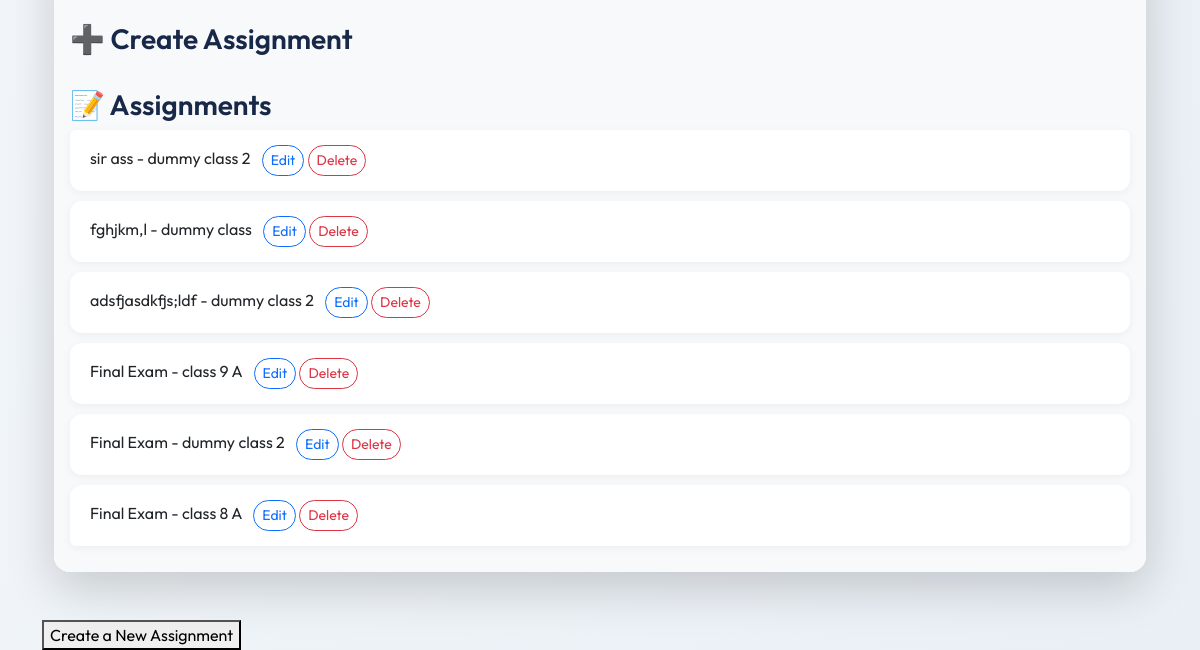
/user/teacher/dashboard/ (signed in, lower part), run on an earlier commit of the app's database.
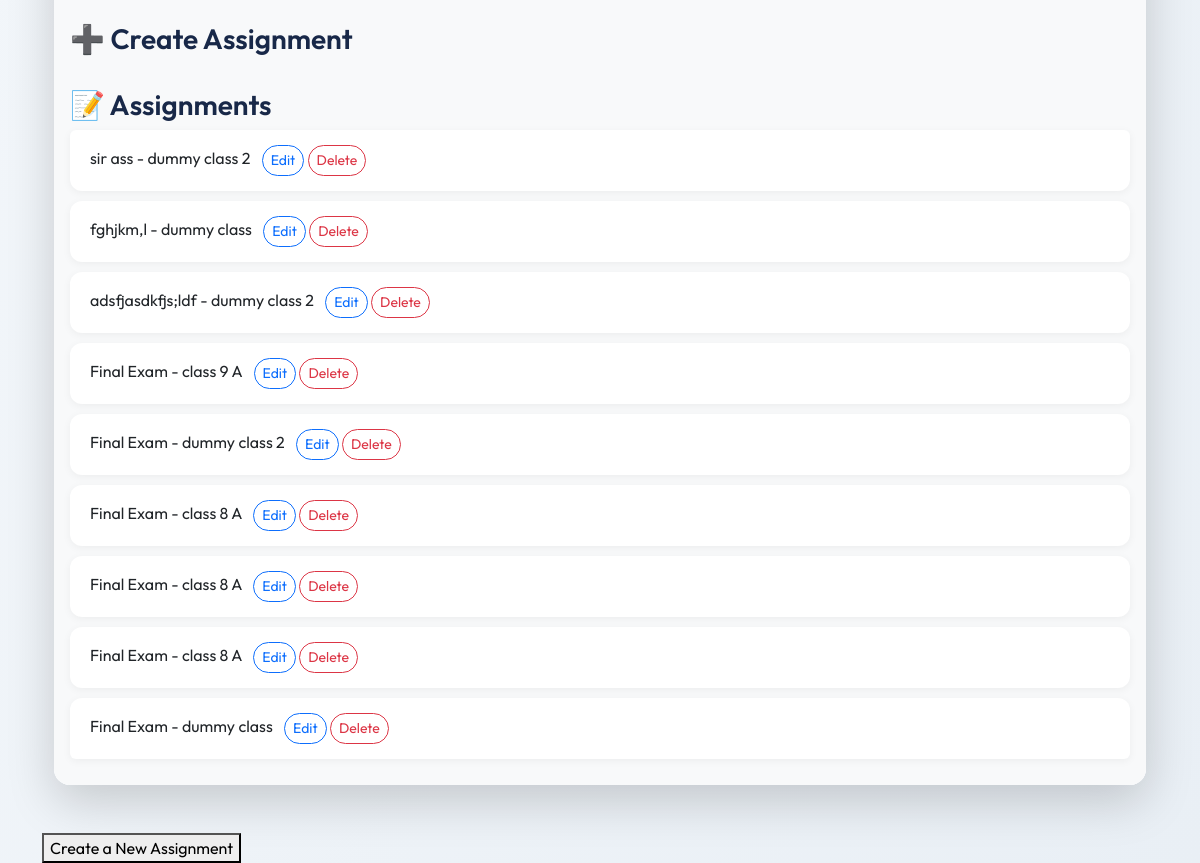
And on a later commit of the database.
### assignments/models.py (models this page shows, shortened)
class Assignment(models.Model):
    title = models.CharField(max_length=255, verbose_name='Title')
    description = models.TextField(verbose_name='Description', blank=True, null=True)
    due_date = models.DateTimeField(validators=[validate_due_date])
    created_at = models.DateTimeField(auto_now_add=True)
    teacher = models.ForeignKey(
        User,
        on_delete=CASCADE,
        limit_choices_to={'role': 'teacher'},
        related_name='assignments',
        blank=True,
        null=True
    )
    assigned_class = models.ForeignKey(
        ClassRoom,
        on_delete=CASCADE,
        related_name='assignments')
    questions = models.ManyToManyField(
        AssignmentQuestion,
        through = 'AssignmentQuestionThrough',
        related_name = 'assignments'
    )

### school/models.py (models this page shows, shortened)
class ClassRoom(models.Model):
    name = models.CharField(max_length=100)
    grade_level= models.IntegerField(validators=[validate_grade_level])
    school = models.ForeignKey(School, on_delete=models.CASCADE, related_name='classes')
    assigned_teacher = models.ForeignKey(
        User,
        on_delete=models.SET_NULL,
        null=True,
        blank=True,
        limit_choices_to={'role': 'teacher'},
        related_name='teaching_classes'
    )
    students = models.ManyToManyField(
        User,
        blank=True,
        limit_choices_to={'role': 'student'},
        related_name='enrolled_classes'
    )
    is_active = models.BooleanField(default=True, verbose_name="Is Active")
    created_at = models.DateTimeField(auto_now_add=True)
    class Meta:
        unique_together = ('name', 'school')  #here ensuring classname should be unique, we fullfilled one section or multiple section requirements here
    def __str__(self):
        return f"{self.name} - Grade {self.grade_level} ({self.school.name})"

### users/views.py (the view, shortened to what this page needs)
# urls.py: path('teacher/dashboard/', TeacherDashboardView.as_view(), name='teacher_dashboard'),
@method_decorator(teacher_required, name='dispatch')
class TeacherDashboardView(View):
    template_name = 'teacher_dashboard.html'
    def get(self, request):
        if request.user.role !='teacher':
            return HttpResponse("this moduel is only for teacher")
        name_is, email_is, temp = teacher_basic_info(request)
        class_filter = request.GET.get('class_id')
        classes = request.user.teaching_classes.all()
        if class_filter:
            questions = AssignmentQuestion.objects.filter(teacher = request.user, assigned_class__id = class_filter)
            assignments = Assignment.objects.filter(teacher = request.user, assigned_class__id = class_filter)
        else:
            questions = AssignmentQuestion.objects.filter(teacher = request.user)
            assignments = Assignment.objects.filter(teacher=request.user)
        question_forms = {
            q.id: AssignmentQuestionInLineForm(instance=q, user=request.user)
            for q in questions
        }
        context = {
            'classes': classes,
            'selected_class_id':class_filter,
            "assignment_form": AssignmentForm(request = request),
            "question_form":AssignmentQuestionInLineForm(user=request.user),
            'question_forms' : question_forms,
            'assignments' : assignments,
            'questions': questions,
            "name_is": name_is,
            "email_is": email_is,
            'total_classes': temp
        }
        return render(request, self.template_name, context)

### users/templatetags/custom_filters.py (called while the page is built)
@register.filter
def get_item(dictionary, key):
    return dictionary.get(key)

### users/views.py (called while the page is built)
def teacher_basic_info(request):
    role_is = request.user.role
    name_is = request.user.full_name
    email_is = request.user.email
    all_classes_of_teacher = ClassRoom.objects.filter(assigned_teacher__email__iexact=email_is)
    temp = 0
    for class_ in all_classes_of_teacher:
        temp += 1
    return name_is, email_is, temp

### users/templates/teacher_dashboard.html (shortened to what this page needs)
{% extends 'base.html' %}
{% load custom_filters %}
{% block content %}
<div class="container py-5">
    <div class="card shadow-lg border-0 rounded-4">
        <div class="card-body bg-light rounded-bottom-4">
            <h3>➕ Create Assignment</h3>
            <h3>📝 Assignments</h3>
            <ul class="list-group">
                {% for a in assignments %}
                <li class="list-group-item">
                    <div id="assignment-display-{{ a.id }}">
                        {{ a.title }} - {{ a.assigned_class.name }}
                        <button class="btn btn-sm btn-outline-primary ms-2"
                                onclick="toggleEditForm('{{ a.id }}', 'assignment')">Edit
                        </button>
                        <form method="post" style="display:inline;">
                            <button class="btn btn-sm btn-outline-danger" type="submit">Delete</button>
                        </form>
                    </div>
                </li>
                {% empty %}
                <li class="list-group-item text-muted">No assignments available.</li>
                {% endfor %}
            </ul>
        </div>
    </div>
</div>
<div>
    <a href="{% url 'assignment_create_view' %}">
        <button type="button" >Create a New Assignment</button>
    </a>
</div>
{% endblock %}

### core/templates/base.html (shortened to what this page needs)
{% load static %}
<!DOCTYPE html>
<html lang="en">
<head>
    <link rel="stylesheet" href="{% static 'bootstrap/css/bootstrap.min.css' %}">
    <link rel="stylesheet" href="https://cdn.jsdelivr.net/npm/bootstrap@5.3.0/dist/css/bootstrap.min.css">
</head>
<body>
<div class="container mt-4">
    {% block content %}
    {% endblock %}
</div>
</body>
</html>

### users/templates/teacher_dashboard.html (style rules this page uses)
body { font-family: 'Outfit', sans-serif; background: linear-gradient(120deg, #f6f9fc, #e9eff5); color: #333; }
.card { background: rgba(255, 255, 255, 0.85); backdrop-filter: blur(12px); border-radius: 1.5rem; border: 1px solid rgba(255, 255, 255, 0.2); box-shadow: 0 20px 50px rgba(0, 0, 0, 0.1); }
.btn { border-radius: 50px; transition: all 0.3s ease; }
h3 { margin-top: 2rem; font-weight: 600; color: #182848; }
.list-group-item { background-color: #fff; border: none; box-shadow: 0 2px 8px rgba(0, 0, 0, 0.05); border-radius: 12px; margin-bottom: 10px; padding: 15px 20px; }

What changed in the data, as far as the page shows it:
added Assignment: title "Final Exam", assigned_class.name "class 8 A"
added Assignment: title "Final Exam", assigned_class.name "class 8 A"
added Assignment: title "Final Exam", assigned_class.name "dummy class"
